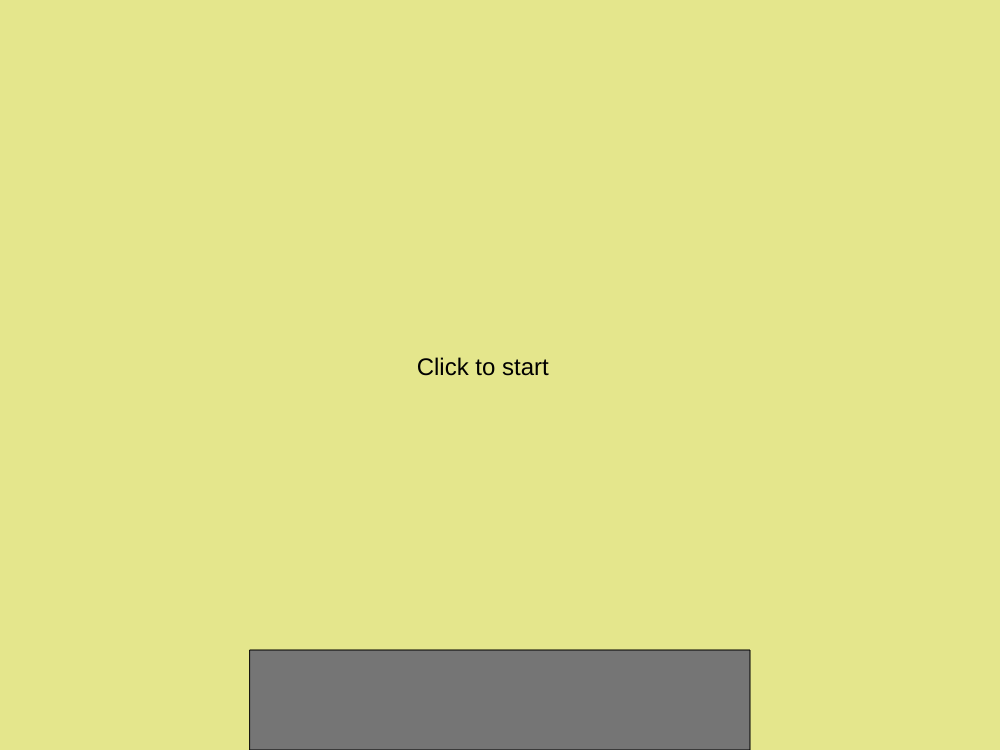
Frame 1 (no input)
Frame 60 (no input): identical to frame 1, image omitted
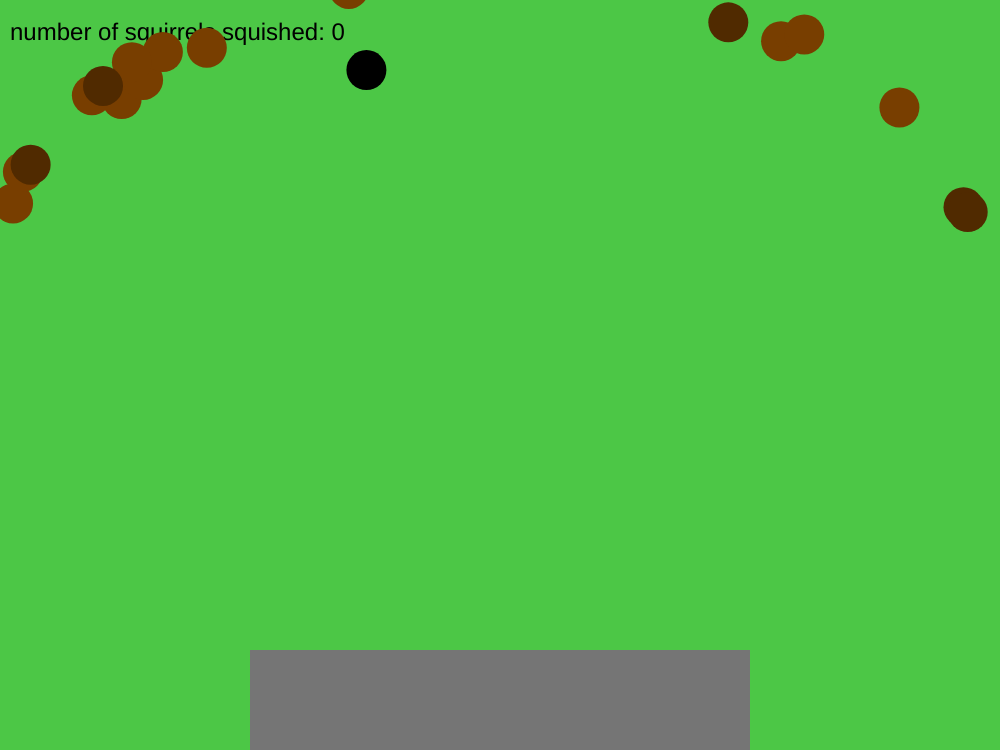
Frame 120 (the mouse pressed at the canvas centre since frame 60)

The p5.js sketch that drew these frames (run headless with seeded random() and noise() and a simulated clock; from frame 60 on, the mouse is pressed at the canvas centre):

// p5.js sketch
// ── sketch.js
// initialize array to hold squirrels
let squirrels = [];

// Initialize game state
let game_state = "START";

// set time out to 5 seconds (60 fps)
let timeOut = 60 * 5;

// set number of squirrels generated in this wave
let numSquirrelsInWave = 0;

// set number of squirrels to be generated this wave (will be replaced by waveInfo[i].waveSize
let waveSize = 40;

// used for player advancement (TODO implement)
let waveInfo = [
    {
        waveSize: 40,
        levelRates: [0.99, 0.95, 0.80, 0.60],
        baseSpeed: 0.5,
        rateOfSpawn: 0.03
    }
];
// used for player advancement (TODO implement)
let waveIndex = 1;

// initialize car object
let car = {};

// Initialize array for all squirrels killed names
let squirrelNames = [];

// List of possible names
const POSSIBLE_NAMES = [
    "Joey",
    "Mickey",
    "Thomas",
    "Daniel",
    "Dan",
    "Tom",
    "Benjamin",
    "Ben",
    "Adam",
    "Samuel",
    "Sammy",
    "John",
    "Luke",
    "James",
    "Jamie",
    "Nathan",
    "Joshua",
    "Josh",
    "Jacob",
    "Aaron",
    "David",
    "Dave",
    "Matthew",
    "Matt",
    "Ethan",
    "Robert",
    "Bob",
    "Robbie",
    "Oliver",
    "Ollie",
    "Jack",
    "William",
    "Richard",
    "Ricky",
    "Rick",
    "Dick",
    "Rich",
    "Harry",
    "Christopher",
    "Chris",
    "Harrison",
    "Jake",
    "Edward",
    "Charles",
    "Charlie",
    "Dewey",
    "Liam",
    "Henry",
    "Heinz",
    "Louis",
    "Marcus",
    "Angel",
    "Rhodes",
    "Jesse",
    "Joel",
    "Alvan",
    "Zechariah",
    "Malachi",
    "Jasper",
    "Mark",
    "Amber",
    "Martha",
    "Phoebe",
    "Elizabeth",
    "Liza",
    "Hannah",
    "Anna",
    "Abigail",
    "Chloe",
    "Mary",
    "Rebecca",
    "Becca",
    "Sarah",
    "Sadie",
    "Emily",
    "Emma",
    "Millie",
    "Holly",
    "Jessica",
    "Jessie",
    "Jess",
    "Poppy",
    "Freya",
    "Isabella",
    "Bella",
    "Nicole",
    "Niki",
    "Amelia",
    "Florence",
    "Ellie",
    "Molly",
    "Sophie",
    "Alice",
    "Allie",
    "Eleanor",
    "Leora",
    "Mia",
    "Jasmine",
    "Ella",
    "Amy",
    "Megan",
    "Meg",
    "Zoe",
    "Adria",
    "Sha",
    "Mariah",
    "Brook",
    "Tabitha",
    "Naomi",
    "Olive",
    "Claudia",
    "Jo-Anna",
    "Deborah",
    "Ira",
    "Livia",
    "Magdalene",
    "Alena",
    "Micah ",
    "Mia",
    "Liz"];

function setup() {
    // Set up canvas
    createCanvas(1000, 750);
    textSize(24);
    car = {
        lives: 5,
        h: 100,
        w: width / 2,
        x: (width / 2),
        y: (height - 50),
        win: false
    };
}

function draw() {
    // Check the game state
    if (game_state === "START") {
        // set background color for start
        background(228, 230, 140);
        fill(0);
        // If start prompt the user to begin the game
        text("Click to start", width / 2 - width / 12, height / 2);
        // check if player wants to start
        if (mouseIsPressed) {
            game_state = "RUNNING";
        }
    } else if (game_state === "RUNNING") {

        // Background color
        background(76, 199, 70);

        fill(0);
        // Show the player the score
        textSize(24);
        text("number of squirrels squished: " + squirrelNames.length, 10, 40);

        // Occasionally generate more squirrels until max reached
        generateWave(waveSize, 0.3);

        // Loop through the squirrels, update them, and show their location
        for (let squirrel of squirrels) {
            squirrel.update();
            squirrel.show();

            // check if squirrel made it to the car
            if (dist(squirrel.x, squirrel.y, car.x, car.y) < car.h / 2 + squirrel.r) {
                // if so reduce lives and remove that squirrel
                car.lives--;
                squirrels.splice(squirrels.indexOf(squirrel), 1);
            }
            // If squirrel finished death animation, remove from array
            if (squirrel.color[3] <= 0) {
                // push to killed squirrel's name and level to the list of names
                squirrelNames.push(squirrel.name + " lvl: " + squirrel.level);
                // remove that squirrel
                squirrels.splice(squirrels.indexOf(squirrel), 1);
            }
        }

        // check for end cases
        if (car.lives <= 0) {
            // if player has no more lives go to game over
            game_state = "GAME_OVER";
        } else if (numSquirrelsInWave === waveSize && squirrels.length === 0) {
            // if player has survived the wave go to game over
            game_state = "GAME_OVER";
            // set car to winning
            car.win = true;
        }
    } else if (game_state === "GAME_OVER") {
        // if game over reset the squirrels array
        squirrels = [];

        // set string to prompt player to play again
        let clickString = "Click to try again in " + Math.floor(timeOut / 60) + " seconds";

        // if time out elapsed just prompt the player to play again
        if (timeOut < 0) {
            clickString = "Click to try again";
        }

        // set background to grey
        background(171, 171, 171);
        fill(0);

        // tell the user game over
        text("Game Over", 50, 40);
        // tell the user whether they won or not
        text(car.win ? "You Won!" : "You lost to the squirrels!", 50, 70);
        // tell them when/if they can play again
        text(clickString, 50, 100);
        // Title to list the names of slain squirrels
        text("Squirrels Killed", 50, 140);

        // step down timeout
        timeOut--;

        // set text size for names display
        textSize(16);

        // set number of columns
        let cols = 4;
        // set current y offset
        let y = 0;
        // loop through all names
        for (let index = 0; index < squirrelNames.length; index++) {
            // if we are on a new row step up y offset
            if((index % cols) === 0){y+=30;}
            // display that name at a position with offset
            text(squirrelNames[index], 50 + (index % cols) * 250, 150 + y);
        }
        // reset text size
        textSize(24);

        // check if player wants to play again
        if (mouseIsPressed && timeOut < 0) {
            // if player clicks
            // reset time out for next game over
            timeOut = 60 * 5;

            // reset number of squirrels generated this wave
            numSquirrelsInWave = 0;

            // reset the names array to be empty
            squirrelNames = [];

            // reset number of lives left
            car.lives = 5;
            // reset to not have won
            car.win = false;

            // change game state to running the game
            game_state = "RUNNING";
        }
    }

    // Draw target and "car"
    fill(117);
    rectMode(CENTER);
    rect(car.x, car.y, car.w, car.h);

    // draw the x, y position of the car for debugging
    // fill(0, 255, 0);
    // ellipse(car.x, car.y, 5, 5);
}

function generateWave(totalSquirrelsInWave, rateOfSpawn) {
    // Generate squirrels only if there is remaining space in this wave
    // check against a random and spawn rate
    if (random() < rateOfSpawn && (squirrels.length + numSquirrelsInWave) < totalSquirrelsInWave) {
        // select the generated squirrel's spawn location
        let spawn = pickRandomSpawn();
        // create the squirrel
        let newSquirrel = new Squirrel(spawn.x, spawn.y);
        // push to the squirrel array
        squirrels.push(newSquirrel);
        // Set this squirrel in motion
        newSquirrel.moveToTarget(car.x, car.y);
        // iterate the number of squirrels generated this wave
        numSquirrelsInWave++;
    }
    // return not used
    return (squirrels.length + numSquirrelsInWave) === totalSquirrelsInWave;
}

// Generates a name and has a chance to add a flourish
function pickRandomName() {
    // get random name
    let name = random(POSSIBLE_NAMES);
    if (random() > 0.95) {
        // add a flourish
        let newName = "That ";
        newName += random() > 0.5 ? '"lovely person" ' : '"swell dude" ';
        name = newName + name;
    } else if (random() > 0.99){
        name = "Oh hi Mark"
    }

    // return that name
    return name;

}

// Generates a spawn point on part of a circle around the center
function pickRandomSpawn() {
    // get a random angle on the circle
    let randomAngle = random((Math.PI / 2) + (Math.PI / 8), ((3 * Math.PI) / 2) - (Math.PI / 8));

    // get the x and y position from that angle
    let xPos = (Math.sin(randomAngle) * (width + 100) / 2 + width / 2);
    let yPos = (Math.cos(randomAngle) * (height + 100) / 2) + height / 2;

    // return a vector with those x and y positions
    return createVector(xPos, yPos);
}

// check if squirrel is clicked
function mouseClicked() {
    // Loop through squirrels
    for (let i = 0; i < squirrels.length; i++) {
        // ask this squirrel if it got hit

        squirrels[i].hit(mouseX, mouseY);
    }
    if (game_state === "RUNNING") {

    }
}


// ── squirrel.js
class Squirrel {
    // Generate squirrel and set info
    constructor(x, y) {
        // set position
        this.x = x;
        this.y = y;
        this.name = pickRandomName();

        // set velocity to (0, 0)
        this.v = createVector();


        // set size of the squirrel
        this.r = 20;

        // get a random number to determine the level
        // TODO refactor to gaussian random or something less ridiculous
        this.level = random();
        if (this.level > 0.99) {
            // very low chance for level 5 squirrel
            this.level = 5;
        }
        else if (this.level > 0.95) {
            // slightly higher chance for level 4
            this.level = 4;
        }
        else if (this.level > 0.80) {
            // slightly higher for level 2
            this.level = 3;
        }
        else if (this.level > 0.60) {
            // even higher for level 2
            this.level = 2;
        }
        else {
            // most likely to get level 1
            this.level = 1;
        }

        // higher level squirrels are faster
        this.speed = 0.50 * this.level;

        // set color, default https://www.color-hex.com/color/a0522d
        // 160, 82, 45
        // change color by level to have visual distinction
        this.color = [160 - 40 * this.level, 82 - 20 * this.level, 45 - 50 * this.level, 255];

        // set number of lives (will be determined by level later)
        this.lives = this.level;
        // current stun time
        this.stunned = 0;
    }


    // render the squirrel
    show() {
        noStroke();
        fill(this.color[0], this.color[1], this.color[2], this.color[3]);
        // currently a circle
        ellipse(this.x, this.y, this.r * 2, this.r * 2);
    }

    // set velocity
    setVelocity(vx, vy) {
        // default for either velocities is 0
        vx = vx ? vx : 0;
        vy = vy ? vy : 0;

        // set the current velocity
        this.v.x = vx;
        this.v.y = vy;
    }

    // update squirrel's info
    update() {
        // run death animation if lives is less than or equal to zero
        if (this.lives <= 0) {
            // Current death animation is turning redder and fading the alpha
            this.color[3] -= 10;
        } // run stunned animation
        else if (this.stunned > 0) {
            // Current stunned animation is getting redder then fading to default color
            this.color[0] = 160 - 40 * this.level + (this.stunned * 5);
            this.stunned -= 1;
        } else {
            //  set red to default in case steps are off in the stunned animation
            this.color[0] = 160 - 40 * this.level;
            // if no other condition move by velocity
            this.x += this.v.x;
            this.y += this.v.y;
        }
    }


    // calculates unit vector to move to a given position
    moveToTarget(xPos, yPos) {
        let vPos = createVector(xPos, yPos);
        let vectorDiff = createVector(vPos.x - this.x, vPos.y - this.y);
        let amplitude = Math.pow(vectorDiff.x * vectorDiff.x + vectorDiff.y * vectorDiff.y, .5) / this.speed;
        let newVector = createVector(vectorDiff.x / amplitude, vectorDiff.y / amplitude);
        this.setVelocity(newVector.x, newVector.y);
    }


    // sets info if killed
    killed() {
        // turned redder
        this.color[0] = 160 + (this.stunned * 5);
        // stops moving
        this.v = createVector();
    }


    // check if hit
    hit(checkX, checkY) {
        // finds distance from mouse to squirrel
        let d = dist(checkX, checkY, this.x, this.y);

        // if mouse within 10% of the squirrel, it's a hit
        if (d < this.r * .9) {
            // set stunned time 30 frames
            this.stunned = 200 / this.level;

            // reduces lives by one
            this.lives -= 1;

            // checks if killed
            if (this.lives <= 0) {
                this.killed()
            }

            // returns hit true
            return true;
        }
        // if we get here there wasn't a hit
        return false;
    }
}
